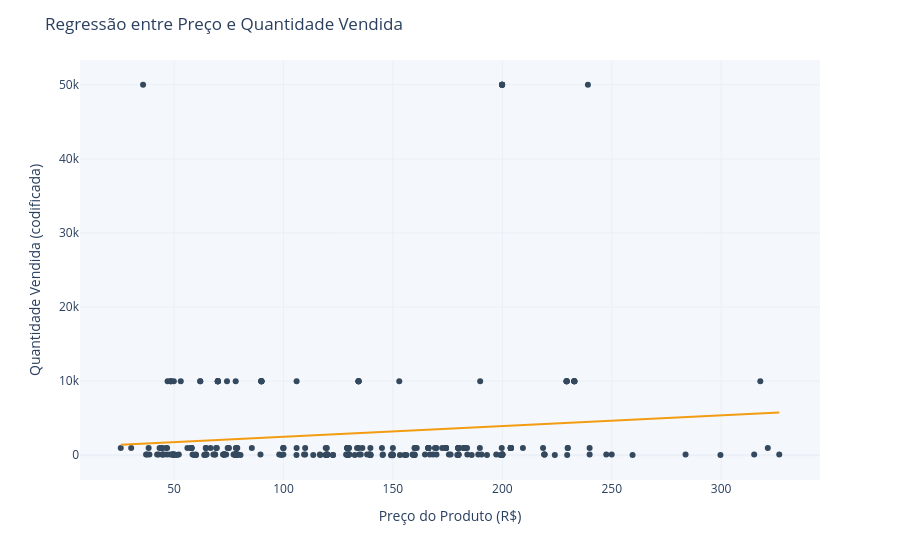

The notebook cell saved with this chart:
### Code cell
# Gráfico de Regressão - Relação entre Preço e Quantidade Vendida
fig7 = cria_grafico_regressao(df)

fig7.show()

### Figure 1 — Plotly figure (JSON) as saved in the notebook; plotly's stock layout.template omitted (floating-point values rounded to 4 significant figures; data arrays with more than 128 entries replaced by an {"elided": "..."} marker saying what was removed)
{"data": [{"hovertemplate": "Preço=%{x}<br>Qtd_Vendidos_Cod=%{y}<extra></extra>", "legendgroup": "", "marker": {"color": "#34495E", "symbol": "circle"}, "mode": "markers", "name": "", "orientation": "v", "showlegend": false, "x": {"elided": "295 float values"}, "xaxis": "x", "y": {"elided": "295 float values"}, "yaxis": "y", "type": "scatter"}, {"hovertemplate": "<b>OLS trendline</b><br>Qtd_Vendidos_Cod = 14.4947 * Preço + 1049.87<br>R<sup>2</sup>=0.013317<br><br>Preço=%{x}<br>Qtd_Vendidos_Cod=%{y} <b>(trend)</b><extra></extra>", "legendgroup": "", "line": {"color": "#F39C12"}, "marker": {"color": "#34495E", "symbol": "circle"}, "mode": "lines", "name": "", "showlegend": false, "x": {"elided": "295 float values"}, "xaxis": "x", "y": {"elided": "295 float values"}, "yaxis": "y", "type": "scatter"}], "layout": {"xaxis": {"anchor": "y", "domain": [0.0, 1.0], "title": {"text": "Preço do Produto (R$)"}}, "yaxis": {"anchor": "x", "domain": [0.0, 1.0], "title": {"text": "Quantidade Vendida (codificada)"}}, "legend": {"tracegroupgap": 0}, "margin": {"t": 60}, "title": {"text": "Regressão entre Preço e Quantidade Vendida"}, "plot_bgcolor": "#F4F7FB", "paper_bgcolor": "#FFFFFF"}}
